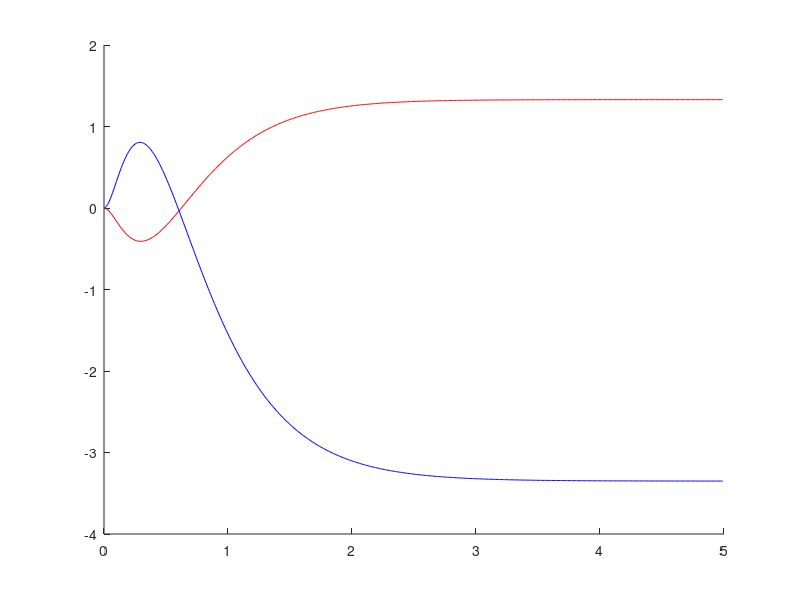
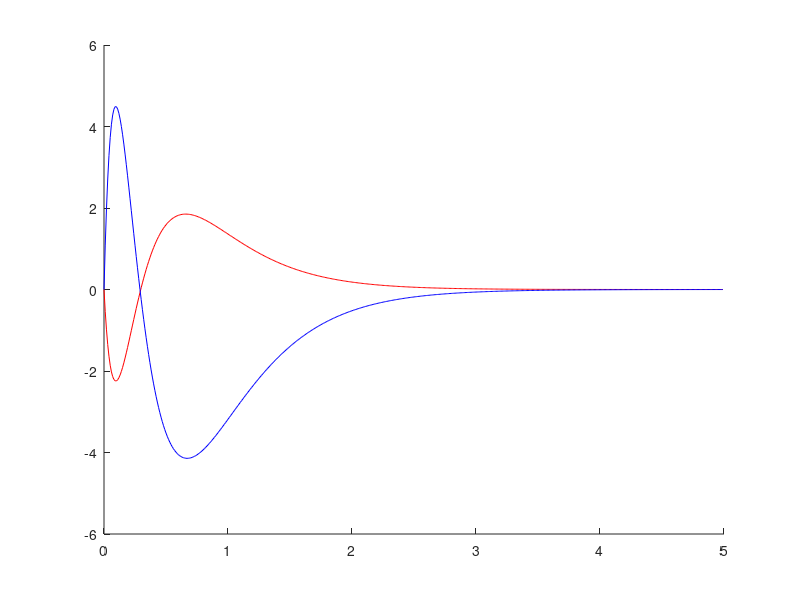
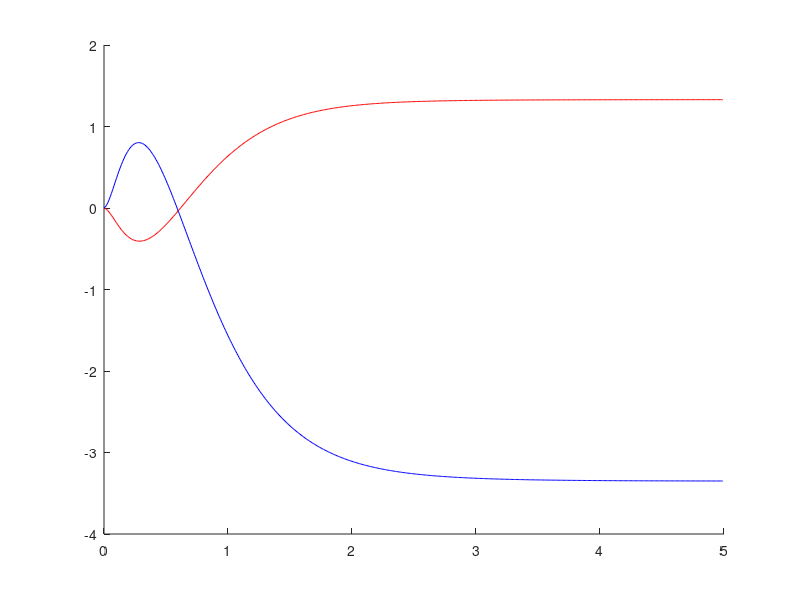
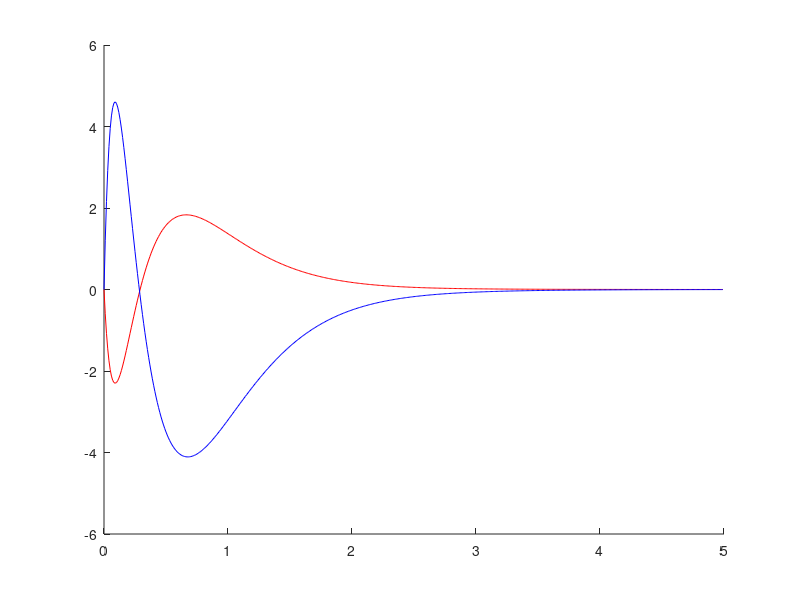

These charts were generated, in order, by the following MATLAB code:

% System definition
A = [0 0 1 0;
     0 0 0 1;
     12.49 -12.54 0 0;
     -14.49 29.36 0 0];
B = [0 0 -2.98 5.98]';
C = eye(4);
D = zeros(4,1);

% Q and R definition (Parameters for the controller)
Q = eye(4);
R = 1;

K = lqr(A,B,Q,R);
 
Ac = [(A-B*K)];
Bc = [B];
Cc = [C];
Dc = [D];

states = {'q1','q1_dot', 'q2', 'q2_dot'};
inputs = {'Torque'};
outputs = {'q1','q1_dot','q2','q2_dot'};

sys_cl = ss(Ac,Bc,Cc,Dc,'statename',states,'inputname',inputs,'outputname',outputs);

delta_t = 0.01;
t = 0:delta_t:5-delta_t;
Tc =20*ones(size(t));
[y,t,x]=lsim(sys_cl,Tc,t);
figure(1)
hold on
plot(t,y(:,1),'r')
plot(t,y(:,2),'b')
hold off
figure(2)
hold on
plot(t,y(:,3),'r')
plot(t,y(:,4),'b')
hold off

q1 = zeros(length(t),1);
q2 = zeros(length(t),1);
q1d = zeros(length(t),1);
q2d = zeros(length(t),1);
T = 20;
for i=2:1:length(t)
    q1dd = Ac(3,1)*(q1(i-1))+Ac(3,2)*q2(i-1)+Ac(3,3)*q1d(i-1)+Ac(3,4)*q2d(i-1)+Bc(3)*T;
    q2dd = Ac(4,1)*(q1(i-1))+Ac(4,2)*q2(i-1)+Ac(4,3)*q1d(i-1)+Ac(4,4)*q2d(i-1)+Bc(4)*T;
    q1d(i) = q1d(i-1)+delta_t*q1dd;
    q2d(i) = q2d(i-1)+delta_t*q2dd;
    q1(i) = q1(i-1)+delta_t*q1d(i);
    q2(i) = q2(i-1)+delta_t*q2d(i);
end


figure(3)
hold on
plot(t,q1,'r')
plot(t,q2,'b')
hold off
figure(4)
hold on
plot(t,q1d,'r')
plot(t,q2d,'b')
hold off